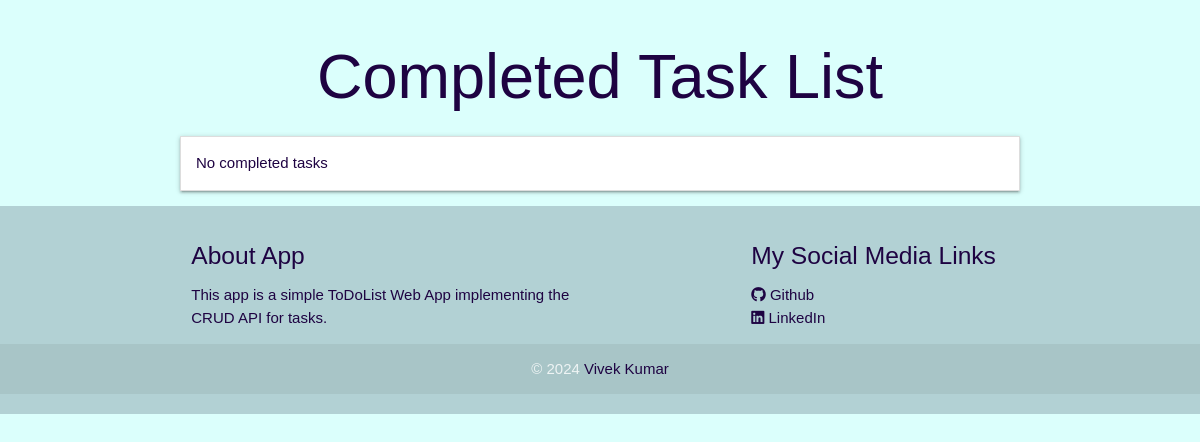
Page /completed_tasks/ on the earlier database version.
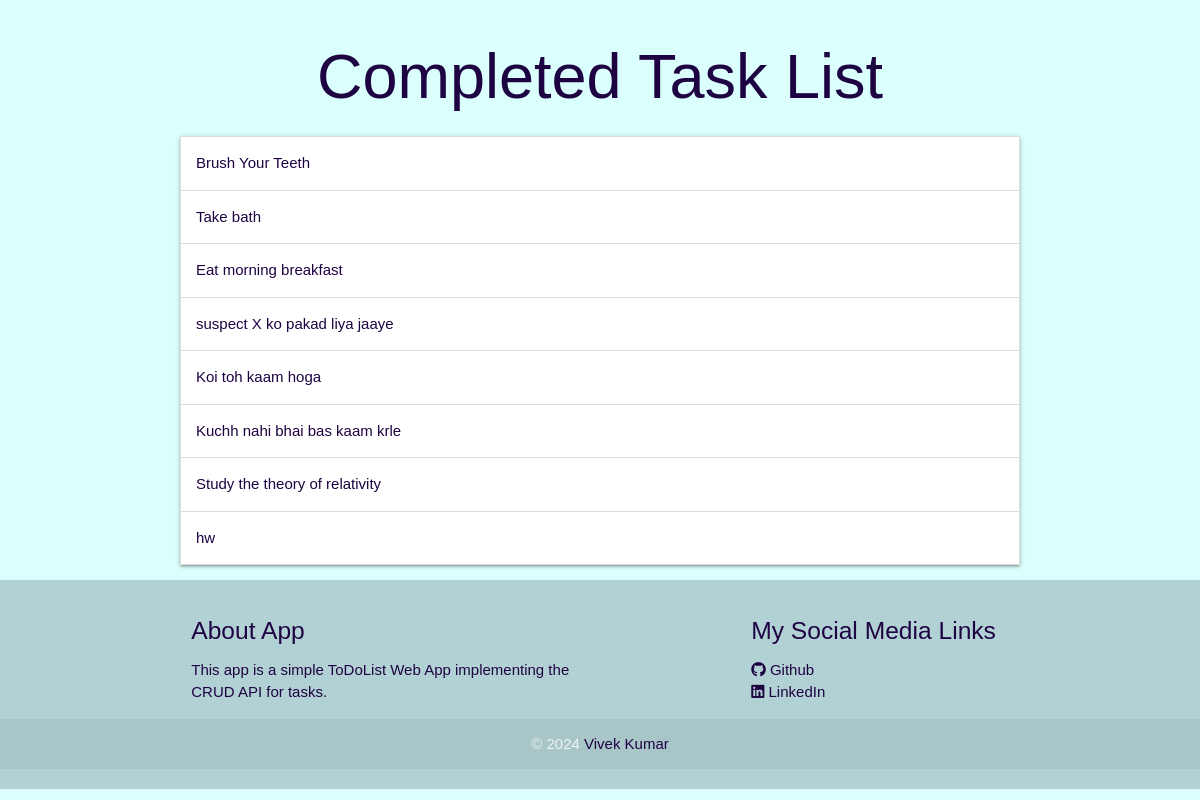
Same page on the later database version.
### main/models.py (models this page shows, shortened)
class Task(models.Model):
    name = models.CharField(max_length=256)
    description = models.TextField()
    done = models.BooleanField(default=False)

### main/views.py (the view)
# urls.py: path('completed_tasks/', views.completed_tasks, name='completed_tasks')
def completed_tasks(request):
    completed_tasks = models.Task.objects.filter(done=True)
    context = {
        'completed_tasks': completed_tasks
    }
    return render(request, 'main/completed_tasks.html', context)

### templates/main/completed_tasks.html (shortened to what this page needs)
{% extends "base.html" %}
{% block content %}
<div class="container">
  <h1 class="center-align">Completed Task List</h1>
  <ul class="collapsible">
    {% for task in completed_tasks %}
    <li>
      <div class="collapsible-header">
        <span>{{ task.name }}</span>
      </div>
    </li>
    {% empty %}
    <li>
      <div class="collapsible-header">
        <span>No completed tasks</span>
      </div>
    </li>
    {% endfor %}
  </ul>
</div>
{% endblock content %}

Differences in the rows shown:
now on this page (row edited): Task: name "Brush Your Teeth"
now on this page (row edited): Task: name "Take bath"
now on this page (row edited): Task: name "Eat morning breakfast"
now on this page (row edited): Task: name "suspect X ko pakad liya jaaye"
now on this page (row edited): Task: name "Koi toh kaam hoga"
now on this page (row edited): Task: name "Kuchh nahi bhai bas kaam krle"
now on this page (row edited): Task: name "Study the theory of relativity"
added Task: name "hw"
Other differences:
text no longer shown: "No completed tasks"
